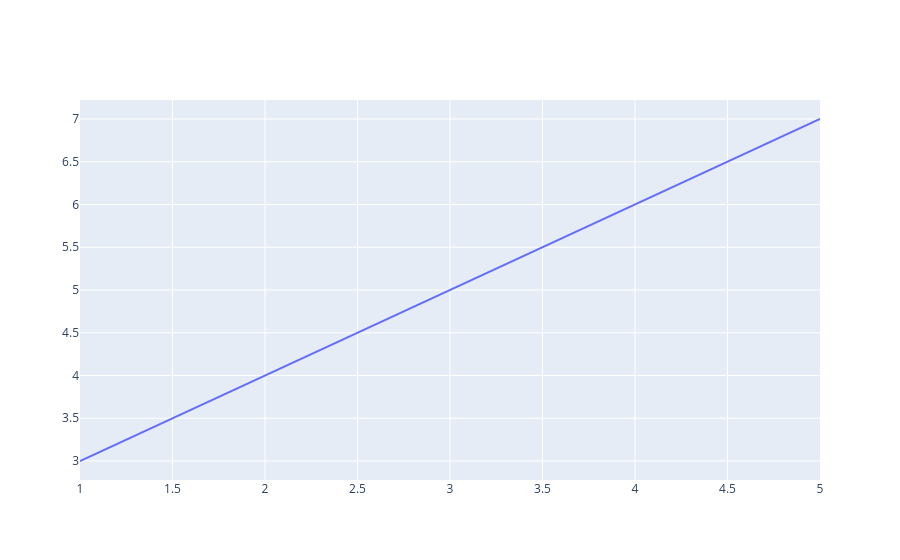

The notebook cell this image was saved under:
### Code cell
import plotly.graph_objects as go
fig = go.Figure()
fig.add_trace(go.Scatter(x=[1,2,3,4,5] , y=[3,4,5,6,7] , mode='lines' ))
fig.show()

### Figure 1 — Plotly figure (JSON) as saved in the notebook; plotly's stock layout.template omitted (floating-point values rounded to 4 significant figures)
{"data": [{"mode": "lines", "type": "scatter", "x": [1, 2, 3, 4, 5], "y": [3, 4, 5, 6, 7]}], "layout": {}}
